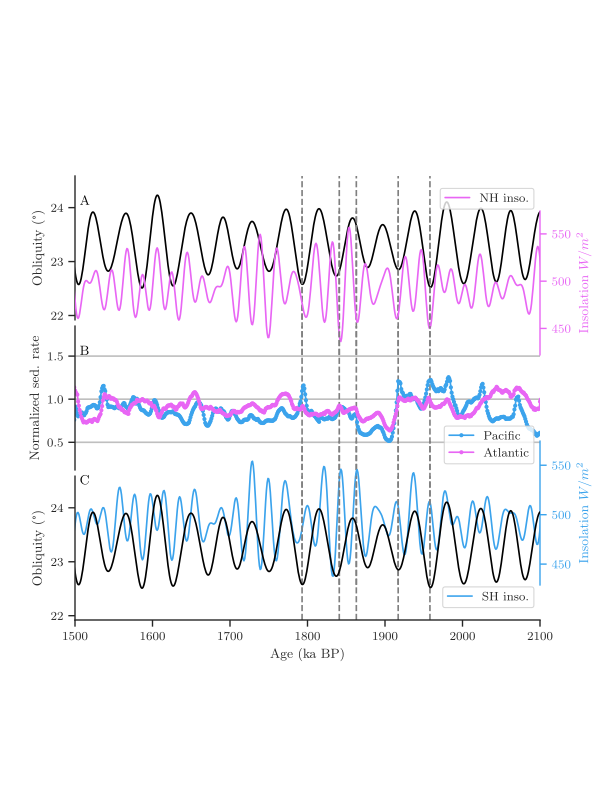

Here is the Python script that generated this plot:
#!/usr/bin/env python3
# -*- coding: utf-8 -*-
"""
Created on Sat Oct 28 15:30:43 2023

@author: zhou
"""

import pandas as pd
import sys
sys.path.append("../../../../../Work/Lorraine/LR04/python")
import LR04_fetching_func
import matplotlib.pyplot as plt
import seaborn as sns
# import pyleoclim as pyleo
import matplotlib
import scipy.io
import numpy as np
import numpy.ma as ma

from scipy import interpolate

def age_model_interp(dated_depths, dated_ages, all_depths):
    f = interpolate.interp1d(dated_depths, dated_ages, fill_value='extrapolate')
    all_ages = f(all_depths)
    return all_ages

sns.set(font='Arial',palette='husl',style='ticks',context='paper')

def shade(fig,axes,left_x,right_x, color='lightgray'):
    # the following code will shade HEs
    # 1. Get transformation operators for axis and figure
    top_axtr = axes[0].transData # Axis top -> Display
    bottom_axtr = axes[-1].transData # Axis bottom -> Display
    figtr = fig.transFigure.inverted() # Display -> Figure
    # 2. Transform points from axis to figure coordinates
    shade_lower_limit = axes[-1].viewLim.get_points()[0][1] # lower ylim in lowest axis
    shade_upper_limit = axes[0].viewLim.get_points()[1][1] # upper ylim in highest axis
    lower_left = figtr.transform(bottom_axtr.transform((left_x, shade_lower_limit)))
    lower_right = figtr.transform(bottom_axtr.transform((right_x, shade_lower_limit)))
    upper_left = figtr.transform(top_axtr.transform((left_x, shade_upper_limit)))
    upper_right = figtr.transform(top_axtr.transform((right_x, shade_upper_limit)))
    # 4. Create the patch
    rect = matplotlib.patches.Polygon([lower_left,lower_right,upper_right,upper_left], transform=fig.transFigure,color=color)
    fig.patches.append(rect)

# read pacific data
stack_path = '../../R80_d18O_stack/results.mat'
mat = scipy.io.loadmat(stack_path)

mdata = mat['summary']  # variable in mat file
mdtype = mdata.dtype  # dtypes of structures are "unsized objects"
# * SciPy reads in structures as structured NumPy arrays of dtype object
# * The size of the array is the size of the structure array, not the number
#   elements in any particular field. The shape defaults to 2-dimensional.
# * For convenience make a dictionary of the data using the names from dtypes
# * Since the structure has only one element, but is 2-D, index it at [0, 0]
ndata = {n: mdata[n] for n in mdtype.names}
# Reconstruct the columns of the data table from just the time series
# Use the number of intervals to test if a field is a column or metadata
columns = [n for n, v in ndata.items()]
# now make a data frame, setting the time stamps as the index
df_Pacific = pd.DataFrame(np.concatenate([ndata[c] for c in columns], axis=1),
                  columns=columns)

Pacific_path = '../../R80_d18O_stack/stack.txt'
Pacific_stack = pd.read_table(Pacific_path, delimiter=' ')
Pacific_stack = Pacific_stack.groupby('age(kyr)').mean()

# Atlantic data
stack_path = '../../R77_d18O_stack/results.mat'
mat = scipy.io.loadmat(stack_path)

mdata = mat['summary']  # variable in mat file
mdtype = mdata.dtype  # dtypes of structures are "unsized objects"
# * SciPy reads in structures as structured NumPy arrays of dtype object
# * The size of the array is the size of the structure array, not the number
#   elements in any particular field. The shape defaults to 2-dimensional.
# * For convenience make a dictionary of the data using the names from dtypes
# * Since the structure has only one element, but is 2-D, index it at [0, 0]
ndata = {n: mdata[n] for n in mdtype.names}
# Reconstruct the columns of the data table from just the time series
# Use the number of intervals to test if a field is a column or metadata
columns = [n for n, v in ndata.items()]
# now make a data frame, setting the time stamps as the index
df_Atlantic = pd.DataFrame(np.concatenate([ndata[c] for c in columns], axis=1),
                  columns=columns)

Atlantic_path = '../../R77_d18O_stack/stack.txt'
Atlantic_stack = pd.read_table(Atlantic_path, delimiter=' ')
Atlantic_stack = Atlantic_stack.groupby('age(kyr)').mean()


LR04 = LR04_fetching_func.fetch_d18O()

#%% figure set up
fig, axes = plt.subplots(5,1, sharex=True)
plt.subplots_adjust(hspace=-0.2)

#%% NH inso
inso_summer_65N = pd.read_table('../../../../../Work/McManus/Milankovitch/python/inso_summer_65N.txt',
                                delimiter=' ',
                                names=['age', 'NH inso.'])
inso_summer_65N.set_index('age', inplace=True)

inso_summer_65N.plot(label='65° N insolation', ax=axes[1], color='C5')
axes[1].set_ylabel(r'Insolation $W/{m^2}$')
axes[1].yaxis.set_label_position("right")
axes[1].yaxis.label.set_color('C5')
axes[1].spines['right'].set_color('C5')
axes[1].tick_params(axis='y', colors='C5')
axes[1].legend(loc='upper right', bbox_to_anchor=(1, 1.2))

#%% SH inso
inso_summer_65S = pd.read_table('../../../../../Work/McManus/Milankovitch/python/inso_summer_65S.txt',
                                delimiter=' ',
                                names=['age', 'SH inso.'])
inso_summer_65S.set_index('age', inplace=True)

inso_summer_65S.plot(label='SH inso.', ax=axes[3], color='C4')
axes[3].set_ylabel(r'Insolation $W/{m^2}$')
axes[3].yaxis.set_label_position("right")
axes[3].yaxis.label.set_color('C4')
axes[3].spines['right'].set_color('C4')
axes[3].tick_params(axis='y', colors='C4')
axes[3].legend(loc='lower right', bbox_to_anchor=(1, -0.2))

# #%% NH prec
# inso_summer_65N = pd.read_table('../../../../../Work/McManus/Milankovitch/python/inso_summer_65N.txt',
#                                 delimiter=' ',
#                                 names=['age', 'inso'])
# inso_summer_65N.set_index('age', inplace=True)
# inso_ts = pyleo.Series(time=inso_summer_65N.index, value=inso_summer_65N['inso'],
#                        time_name='Age',
#                        time_unit='kyr BP',
#                        value_name='65° N insolation',
#                        value_unit=r'$W/{m^2}$')

# ts_band = inso_ts.filter(method='butterworth',cutoff_scale=[17,25])
# ts_band.plot(label='NH precession bandpass', ax=axes[1], color='C5')
# axes[1].yaxis.set_label_position("right")
# axes[1].yaxis.label.set_color('C5')
# axes[1].spines['right'].set_color('C5')
# axes[1].tick_params(axis='y', colors='C5')
# axes[1].legend(loc='upper right', bbox_to_anchor=(1, 1.2))

# #%% SH prec
# inso_summer_65S = pd.read_table('../../../../../Work/McManus/Milankovitch/python/inso_summer_65S.txt',
#                                 delimiter=' ',
#                                 names=['age', 'inso'])
# inso_summer_65S.set_index('age', inplace=True)
# inso_ts = pyleo.Series(time=inso_summer_65S.index, value=inso_summer_65S['inso'],
#                        time_name='Age',
#                        time_unit='kyr BP',
#                        value_name='65° S insolation',
#                        value_unit=r'$W/{m^2}$')

# ts_band = inso_ts.filter(method='butterworth',cutoff_scale=[17,25])
# ts_band.plot(label='SH precession bandpass', ax=axes[3], color='C4')
# axes[3].yaxis.set_label_position("right")
# axes[3].yaxis.label.set_color('C4')
# axes[3].spines['right'].set_color('C4')
# axes[3].tick_params(axis='y', colors='C4')
# axes[3].legend(loc='lower right', bbox_to_anchor=(1, -0.2))

#%% obliquity
obl = pd.read_excel('../../../../../Work/McManus/Milankovitch/Insolation calculation_LR04.xlsx',
                    sheet_name='Sheet1')
obl.set_index('time', inplace=True)
axes[0].plot(obl.index, obl['obliquity'], color='k')
axes[0].set_ylabel('Obliquity (°)')
axes[4].plot(obl.index, obl['obliquity'], color='k')
axes[4].set_ylabel('Obliquity (°)')

#%% calculate sed rate
Pacific_sed_rate_normalized_interpolated_Series_sum = pd.Series(dtype=float)

for index, row in df_Pacific.iterrows():
    d18O = ma.fix_invalid(row['d18O']).mean(axis=1)
    shift = ma.squeeze(row['d18O_shift'])
    scale = ma.squeeze(row['d18O_scale'])
    d18O = (d18O - shift) / scale # from BIGMACS saveFigures.m
    age = ma.squeeze(row['median'])
    age = age[~d18O.mask.transpose()]
    depth = ma.squeeze(row['depth'])
    depth = depth[~d18O.mask.transpose()]
    d18O = d18O[~d18O.mask] # this line must be behind other lines using d18O.mask
    # from m to cm
    depth *= 100
    sed_rate = (depth[1:] - depth[:-1]) / (age[1:] - age[:-1])
    sed_rate_normalized = sed_rate / sed_rate.mean()
    sed_rate_normalized_interpolated = age_model_interp((age[1:]+age[:-1])/2, sed_rate_normalized, np.arange(int(age[0]), int(age[-1])))
    sed_rate_normalized_interpolated_Series = pd.Series(data=sed_rate_normalized_interpolated, index=np.arange(int(age[0]), int(age[-1])))
    Pacific_sed_rate_normalized_interpolated_Series_sum = pd.concat([Pacific_sed_rate_normalized_interpolated_Series_sum,
                                                                    sed_rate_normalized_interpolated_Series])
Pacific_sed_rate_normalized_interpolated_Series_mean = Pacific_sed_rate_normalized_interpolated_Series_sum.groupby(level=0).mean()

Atlantic_sed_rate_normalized_interpolated_Series_sum = pd.Series(dtype=float)

for index, row in df_Atlantic.iterrows():
    d18O = ma.fix_invalid(row['d18O']).mean(axis=1)
    shift = ma.squeeze(row['d18O_shift'])
    scale = ma.squeeze(row['d18O_scale'])
    d18O = (d18O - shift) / scale # from BIGMACS saveFigures.m
    age = ma.squeeze(row['median'])
    age = age[~d18O.mask.transpose()]
    depth = ma.squeeze(row['depth'])
    depth = depth[~d18O.mask.transpose()]
    d18O = d18O[~d18O.mask] # this line must be behind other lines using d18O.mask
    # from m to cm
    depth *= 100
    sed_rate = (depth[1:] - depth[:-1]) / (age[1:] - age[:-1])
    sed_rate_normalized = sed_rate / sed_rate.mean()
    sed_rate_normalized_interpolated = age_model_interp((age[1:]+age[:-1])/2, sed_rate_normalized, np.arange(int(age[0]), int(age[-1])))
    sed_rate_normalized_interpolated_Series = pd.Series(data=sed_rate_normalized_interpolated, index=np.arange(int(age[0]), int(age[-1])))
    # ############# TEST ###############
    # plt.figure()
    # plt.plot(sed_rate_normalized_interpolated_Series.index,
    #          sed_rate_normalized_interpolated_Series)
    # plt.title(row['name'][0])
    # ##################################
    Atlantic_sed_rate_normalized_interpolated_Series_sum = pd.concat([Atlantic_sed_rate_normalized_interpolated_Series_sum,
                                                                    sed_rate_normalized_interpolated_Series])
Atlantic_sed_rate_normalized_interpolated_Series_mean = Atlantic_sed_rate_normalized_interpolated_Series_sum.groupby(level=0).mean()


#%% plot sed rates

axes[2].plot(Pacific_sed_rate_normalized_interpolated_Series_mean.index,
              Pacific_sed_rate_normalized_interpolated_Series_mean,
              'o-', alpha=1, color='C4',markersize=2, label='Pacific')
axes[2].plot(Atlantic_sed_rate_normalized_interpolated_Series_mean.index,
              Atlantic_sed_rate_normalized_interpolated_Series_mean,
              'o-', alpha=1, color='C5',markersize=2, label='Atlantic')
# axes[2].plot(LR04.index/1000, LR04, color='k', alpha=0.3)

# axes.fill_between(stack['age(kyr)'],
#                   stack['mean(permil)']+2*stack['sigma(permil)'],
#                   stack['mean(permil)']-2*stack['sigma(permil)'],
#                   alpha=0.3,
#                   label='BIGMACS 2sigma')

#%% beautification
# axes.plot(LR04.index/1000, LR04, label='LRO4', color='k')
axes[1].set_xlabel('')
axes[3].set_xlabel('')

axes[2].set_xlim((1500, 2100))
# axes[2].invert_yaxis()

# axes.axvspan(1800, 1900, color='lightgray')

axes[2].legend(loc='lower right')

axes[2].set_ylabel('Normalized sed. rate')
axes[4].set_xlabel('Age (ka BP)')

sns.despine(ax=axes[0], top=True,right=True, left=False, bottom=True)
sns.despine(ax=axes[1], top=True,right=False, left=True, bottom=True)
sns.despine(ax=axes[2], top=True,right=True, left=False, bottom=True)
sns.despine(ax=axes[3], top=True,right=False, left=True, bottom=True)
sns.despine(ax=axes[4], top=True,right=True, left=False, bottom=False)

for i in range(4):
    axes[i].xaxis.set_ticks_position('none')

pos = axes[0].get_position()
pos.y0 -= 0.1
pos.y1 -= 0.1
axes[0].set_position(pos)

pos = axes[4].get_position()
pos.y0 += 0.1
pos.y1 += 0.1
axes[4].set_position(pos)

# shade(fig,axes,1800,1900, 'lightgray')
# shade(fig,axes,1828,1838, 'lightblue')
# shade(fig,axes,1858,1870, 'lightblue')
# axes[2].axvspan(1828,1838, color='lightblue')
# axes[2].axvspan(1858,1870, color='lightblue')

# axes[0].axvspan(1832,1842, color='lightblue')
# axes[3].axvspan(1832,1842, color='lightblue')

# axes[0].axvspan(1862,1874, color='lightblue')
# axes[3].axvspan(1862,1874, color='lightblue')

# letters
axes[0].text(0.01, 0.8, 'A', transform=axes[0].transAxes, fontweight='bold', color='k')
axes[2].text(0.01, 0.8, 'B', transform=axes[2].transAxes, fontweight='bold', color='k')
axes[3].text(0.01, 0.7, 'C', transform=axes[3].transAxes, fontweight='bold', color='k')

for ax in axes:
    ax.axvline(1793, linestyle='dashed', color='gray', zorder=0)
    ax.axvline(1841, linestyle='dashed', color='gray', zorder=0)
    ax.axvline(1863, linestyle='dashed', color='gray', zorder=0)
    ax.axvline(1917, linestyle='dashed', color='gray', zorder=0)
    ax.axvline(1958, linestyle='dashed', color='gray', zorder=0)
    # ax.axvline(2050, linestyle='dashed', color='gray', zorder=0)
    
axes[2].axhline(1.5, color='gray', zorder=0, alpha=0.5)
axes[2].axhline(1, color='gray', zorder=0, alpha=0.5)
axes[2].axhline(0.5, color='gray', zorder=0, alpha=0.5)
    
for ax in axes:
    ax.set_zorder(10)
    ax.set_facecolor('none')

fig.set_size_inches(6,8)

# plt.savefig('Stack_prec_obliquity_comparison.pdf')
# plt.savefig('Stack_inso_comparison.png', dpi=700)
plt.savefig('Normalized_sed_rate_inso.pdf')
